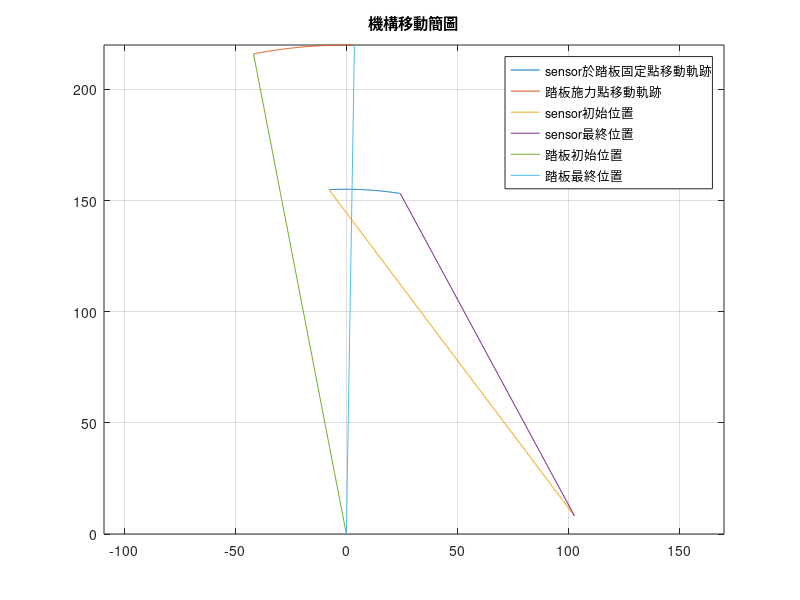
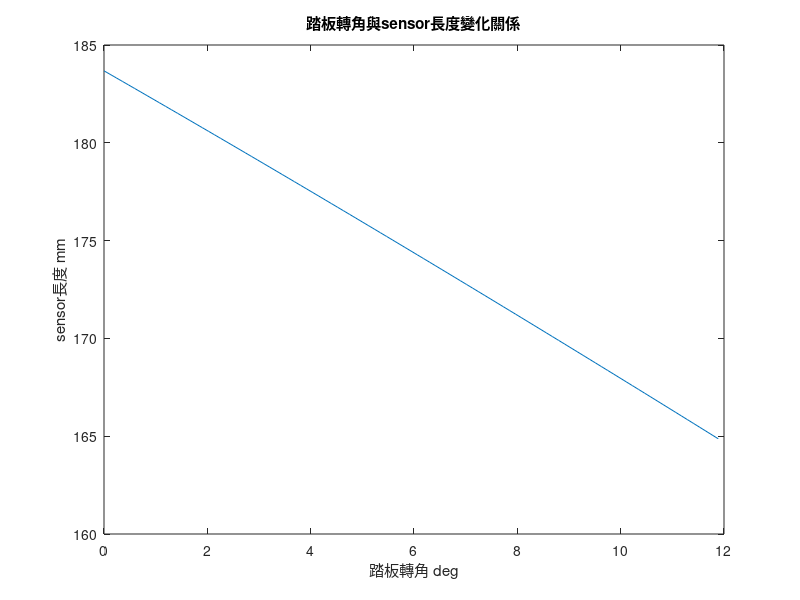

MATLAB code for these plots, in order: (Note: this script raises an error after producing the figures.)
%% 清除變數和圖表
% clc
% clear
% close alll

%% 定義變數
GasPadelAxis=[0;0;1];                                               %踏板旋轉軸點
SensorAxis=[102.635;8.144;1];                                              %sensor 旋轉軸點
GasPadelForcePoint = [220*sind(-10.945); 220*cosd(-10.945); 1];             %腳踩在踏板上的點
GasPadelSensorPoint = [155.1*sind(-2.89); 155.1*cosd(-2.89); 1];  %sensor接在踏板上的點

PedalPushTheta=11.89*pi/180;        %踏板旋轉角
sensorLengthchange=[0,0,0];         %用來記錄等一下循環內需要的值，要初始化
%% 計算機構變化
ind=1;  %計數器
for i=0:0.01:1 %用比例下去算目前轉了幾%，極限就是PedalPushTheta=11.89*pi/180
    
    %目前轉了幾度
    PedalPushThetaNow=PedalPushTheta*i;

    % 創建旋轉矩陣(踩踏板時踏板轉動的角度)
    GasPadelLocalation = [cos(PedalPushThetaNow) sin(PedalPushThetaNow) 0;
        -sin(PedalPushThetaNow) cos(PedalPushThetaNow) 0;
        0 0 1]; 

    %用旋轉矩陣去算出GasPadelForcePoint旋轉時會跑去哪
    GasPadelForcePointNow = GasPadelLocalation * GasPadelForcePoint;
    
    %用旋轉矩陣去算出GasPadelSensorPoint旋轉時會跑去哪
    GasPadelSensorPointNow = GasPadelLocalation * GasPadelSensorPoint;

    %求當下sensor的長度
    Sensorlength = sqrt((SensorAxis(1) - GasPadelSensorPointNow(1))^2 + (SensorAxis(2) - GasPadelSensorPointNow(2))^2);

    sensorLengthchange(ind,1)=PedalPushThetaNow*180/pi;         %紀錄轉角
    sensorLengthchange(ind,2)=Sensorlength;                     %紀錄sensor長
    sensorLengthchange(ind,3)=GasPadelForcePointNow(1);         %紀錄施力點x軸的移動量

    GasPadelSensorPoint_x(ind,1)=GasPadelSensorPointNow(1);     %紀錄施力點x軸的移動量
    GasPadelSensorPoint_y(ind,1)=GasPadelSensorPointNow(2);     %紀錄施力點x軸的移動量

    GasPadelForcePoint_x(ind,1)=GasPadelForcePointNow(1);       %紀錄腳踩在踏板上的點x值
    GasPadelForcePoint_y(ind,1)=GasPadelForcePointNow(2);       %紀錄腳踩在踏板上的點y值
    ind=ind+1;  %更新計數器
end

%% 計算在不同轉角下sensor的變化
caulsensorLengthchange=[sensorLengthchange(1,2);sensorLengthchange(:,2)];   %開頭重複一次因應下面的for循環
for i=1:length(caulsensorLengthchange)-1
    a=caulsensorLengthchange(i)-caulsensorLengthchange(i+1);
    deltasensorLengthchange(i,:)=a;     %這個就是不同轉角下sensor壓縮的變化量
end
deltasensorLengt=sensorLengthchange(1,2)-sensorLengthchange(end,2);

%% 畫圖
figure
plot(GasPadelSensorPoint_x,GasPadelSensorPoint_y)
hold on
plot(GasPadelForcePoint_x,GasPadelForcePoint_y)

plot([GasPadelSensorPoint_x(1);SensorAxis(1)],[GasPadelSensorPoint_y(1);SensorAxis(2)])
plot([GasPadelSensorPoint_x(end);SensorAxis(1)],[GasPadelSensorPoint_y(end);SensorAxis(2)])

plot([GasPadelForcePoint_x(1);GasPadelAxis(1)],[GasPadelForcePoint_y(1);GasPadelAxis(2)])
plot([GasPadelForcePoint_x(end);GasPadelAxis(1)],[GasPadelForcePoint_y(end);GasPadelAxis(2)])

title('機構移動簡圖')
legend('sensor於踏板固定點移動軌跡','踏板施力點移動軌跡','sensor初始位置','sensor最終位置','踏板初始位置','踏板最終位置',Location='northeast')
axis equal
grid on
hold off


figure
%轉角對上sensor長度變化
plot(sensorLengthchange(:,1),sensorLengthchange(:,2))
title('踏板轉角與sensor長度變化關係')
xlabel('踏板轉角 deg')
ylabel('sensor長度 mm')

figure
%施力點x軸位移對上sensor長度變化
plot(sensorLengthchange(:,3)-sensorLengthchange(1,3),sensorLengthchange(:,2))
title('施力點x軸位移與sensor長度變化關係')
xlabel('施力點x軸位移 mm')
ylabel('sensor長度 mm')

figure
%轉角對上sensor長度變化量
plot(sensorLengthchange(:,1),deltasensorLengthchange(:,1))
title('踏板轉角與sensor長度變化量關係關係')
xlabel('踏板轉角 deg')
ylabel('sensor長度變化量 mm')

figure
%施力點x軸位移對上sensor長度變化量
plot(sensorLengthchange(:,3)-sensorLengthchange(1,3),deltasensorLengthchange(:,1))
title('施力點x軸位移與sensor長度變化量關係')
xlabel('施力點x軸位移 mm')
ylabel('sensor長度變化量 mm')
